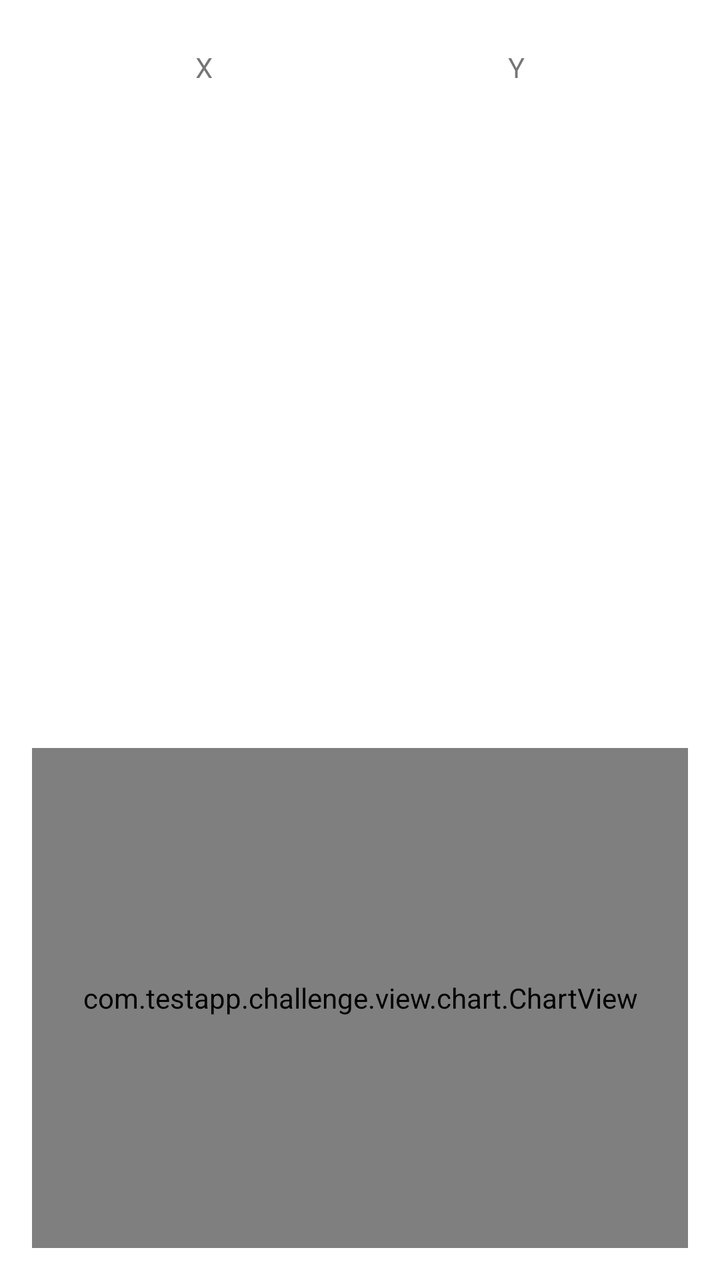
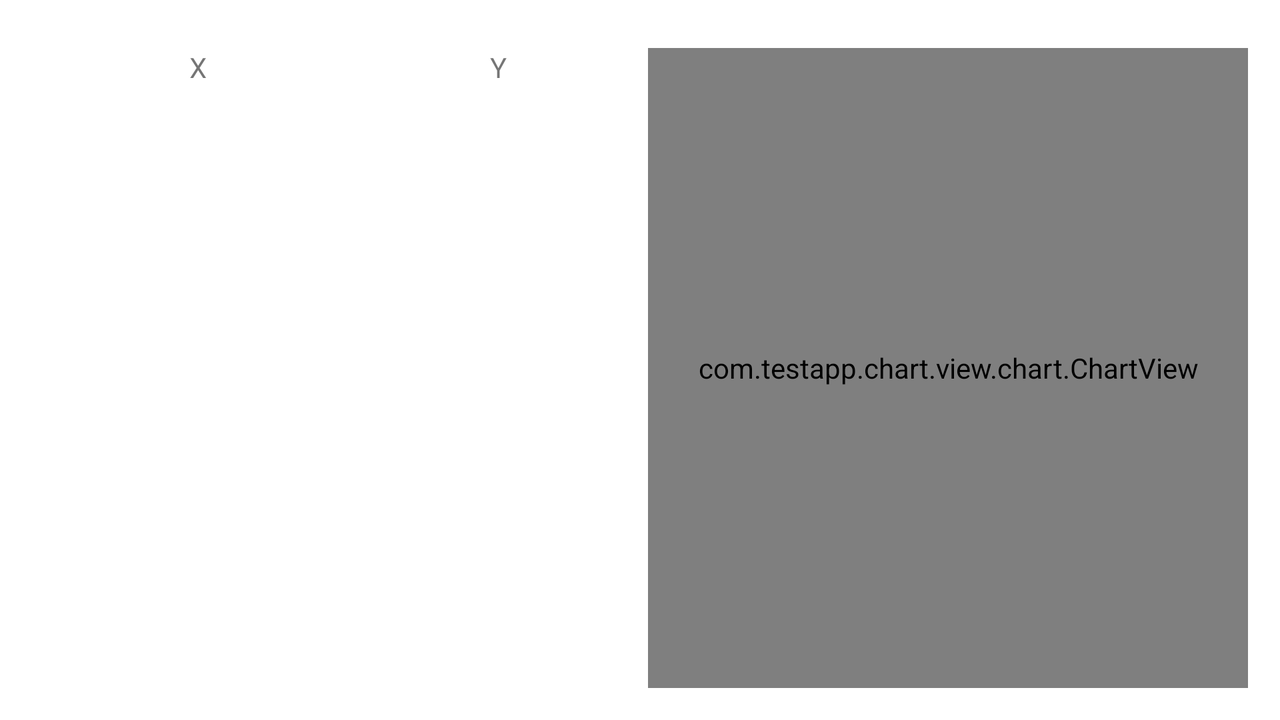

An Android layout and its configuration variant, each rendered on a device that would load it. The default file and the variant file are quoted in full after the pictures.
<!-- AndroidManifest.xml: application theme Theme.TestAppChallenge -->
<!-- res/layout/activity_chart.xml -->
<?xml version="1.0" encoding="utf-8"?>
<androidx.constraintlayout.widget.ConstraintLayout xmlns:android="http://schemas.android.com/apk/res/android"
    xmlns:app="http://schemas.android.com/apk/res-auto"
    xmlns:tools="http://schemas.android.com/tools"
    android:layout_width="match_parent"
    android:layout_height="match_parent"
    android:orientation="vertical"
    android:padding="16dp"
    tools:context=".ui.main.MainActivity">

    <LinearLayout
        android:id="@+id/header"
        android:layout_width="match_parent"
        android:layout_height="wrap_content"
        android:layout_marginStart="8dp"
        android:layout_marginTop="8dp"
        android:layout_marginEnd="8dp"
        android:orientation="horizontal"
        app:layout_constraintEnd_toEndOf="parent"
        app:layout_constraintStart_toStartOf="parent"
        app:layout_constraintTop_toTopOf="parent">

        <TextView
            android:layout_width="match_parent"
            android:layout_height="wrap_content"
            android:layout_weight="1"
            android:gravity="center"
            android:text="@string/lbl_x" />

        <TextView
            android:layout_width="match_parent"
            android:layout_height="wrap_content"
            android:layout_weight="1"
            android:gravity="center"
            android:text="@string/lbl_y" />

    </LinearLayout>

    <androidx.recyclerview.widget.RecyclerView
        android:id="@+id/listCoordinates"
        android:layout_width="match_parent"
        android:layout_height="0dp"
        android:layout_marginStart="8dp"
        android:layout_marginEnd="8dp"
        app:layoutManager="androidx.recyclerview.widget.LinearLayoutManager"
        app:layout_constraintBottom_toTopOf="@+id/chartView"
        app:layout_constraintEnd_toEndOf="parent"
        app:layout_constraintHorizontal_bias="0.5"
        app:layout_constraintStart_toStartOf="parent"
        app:layout_constraintTop_toBottomOf="@+id/header" />

    <com.testapp.challenge.view.chart.ChartView
        android:id="@+id/chartView"
        android:layout_width="match_parent"
        android:layout_height="@dimen/height_chart_view"
        app:layout_constraintBottom_toBottomOf="parent"
        app:layout_constraintTop_toBottomOf="@+id/listCoordinates"
        tools:layout_editor_absoluteX="16dp" />

</androidx.constraintlayout.widget.ConstraintLayout>
<!-- resources referenced by this layout -->
<resources>
  <dimen name="height_chart_view">250dp</dimen>
  <string name="lbl_x">X</string>
  <string name="lbl_y">Y</string>
  <style name="Theme.TestAppChallenge" parent="Theme.MaterialComponents.DayNight.DarkActionBar">
          
          <item name="colorPrimary">@color/purple_500</item>
          <item name="colorPrimaryVariant">@color/purple_700</item>
          <item name="colorOnPrimary">@color/white</item>
          
          <item name="colorSecondary">@color/teal_200</item>
          <item name="colorSecondaryVariant">@color/teal_700</item>
          <item name="colorOnSecondary">@color/black</item>
          
          <item name="android:statusBarColor" tools:targetApi="l">?attr/colorPrimaryVariant</item>
          
      </style>
  <color name="purple_500">#FF6200EE</color>
  <color name="purple_700">#FF3700B3</color>
  <color name="white">#FFFFFFFF</color>
  <color name="teal_200">#FF03DAC5</color>
  <color name="teal_700">#FF018786</color>
  <color name="black">#FF000000</color>
</resources>
<!-- res/layout-land/activity_chart.xml (the repository's variant of the layout above) -->
<!-- drawn on the phone turned sideways -->
<?xml version="1.0" encoding="utf-8"?>
<androidx.constraintlayout.widget.ConstraintLayout xmlns:android="http://schemas.android.com/apk/res/android"
    xmlns:app="http://schemas.android.com/apk/res-auto"
    xmlns:tools="http://schemas.android.com/tools"
    android:layout_width="match_parent"
    android:layout_height="match_parent"
    android:orientation="vertical"
    android:padding="16dp"
    tools:context=".ui.main.MainActivity">

    <LinearLayout
        android:id="@+id/header"
        android:layout_width="0dp"
        android:layout_height="wrap_content"
        android:layout_marginStart="8dp"
        android:layout_marginTop="8dp"
        android:orientation="horizontal"
        app:layout_constraintEnd_toEndOf="@+id/listCoordinates"
        app:layout_constraintStart_toStartOf="parent"
        app:layout_constraintTop_toTopOf="parent">

        <TextView
            android:layout_width="match_parent"
            android:layout_height="wrap_content"
            android:layout_weight="1"
            android:gravity="center"
            android:text="@string/lbl_x" />

        <TextView
            android:layout_width="match_parent"
            android:layout_height="wrap_content"
            android:layout_weight="1"
            android:gravity="center"
            android:text="@string/lbl_y" />

    </LinearLayout>

    <androidx.recyclerview.widget.RecyclerView
        android:id="@+id/listCoordinates"
        android:layout_width="0dp"
        android:layout_height="0dp"
        android:layout_marginStart="8dp"
        app:layoutManager="androidx.recyclerview.widget.LinearLayoutManager"
        app:layout_constraintBottom_toBottomOf="parent"
        app:layout_constraintEnd_toStartOf="@+id/chartView"
        app:layout_constraintHorizontal_bias="0.5"
        app:layout_constraintStart_toStartOf="parent"
        app:layout_constraintTop_toBottomOf="@+id/header" />

    <com.testapp.chart.view.chart.ChartView
        android:id="@+id/chartView"
        android:layout_width="0dp"
        android:layout_height="0dp"
        android:layout_marginTop="8dp"
        android:background="@color/white"
        app:layout_constraintBottom_toBottomOf="parent"
        app:layout_constraintEnd_toEndOf="parent"
        app:layout_constraintHorizontal_bias="0.5"
        app:layout_constraintStart_toEndOf="@+id/listCoordinates"
        app:layout_constraintTop_toTopOf="parent" />

</androidx.constraintlayout.widget.ConstraintLayout>
<!-- resources referenced by the variant -->
<!-- as the phone turned sideways resolves them -->
<resources>
  <color name="white">#FFFFFFFF</color>
  <string name="lbl_x">X</string>
  <string name="lbl_y">Y</string>
  <style name="Theme.TestAppChallenge" parent="Theme.MaterialComponents.DayNight.DarkActionBar">
          
          <item name="colorPrimary">@color/purple_500</item>
          <item name="colorPrimaryVariant">@color/purple_700</item>
          <item name="colorOnPrimary">@color/white</item>
          
          <item name="colorSecondary">@color/teal_200</item>
          <item name="colorSecondaryVariant">@color/teal_700</item>
          <item name="colorOnSecondary">@color/black</item>
          
          <item name="android:statusBarColor" tools:targetApi="l">?attr/colorPrimaryVariant</item>
          
      </style>
  <color name="purple_500">#FF6200EE</color>
  <color name="purple_700">#FF3700B3</color>
  <color name="teal_200">#FF03DAC5</color>
  <color name="teal_700">#FF018786</color>
  <color name="black">#FF000000</color>
</resources>
